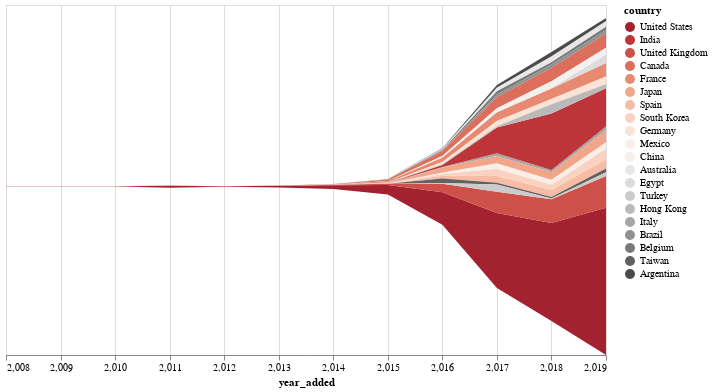

Source (notebook cell):
### Code cell
year_country = data2.groupby('year_added')['country'].value_counts().reset_index(name='counts')
year_country['top20'] = year_country['country'].apply(lambda x : x in top20_country.index)

year_country = year_country[(year_country['year_added'] >= 1990) & year_country['top20'] & (year_country['year_added'] < 2020)]

alt.Chart(year_country).mark_area().encode(
    alt.X('year_added'),
    alt.Y('counts:Q', stack='center', axis=None),
    alt.Color('country:N',
        scale=alt.Scale(scheme='redgrey'),
        sort=list(top20_country.index)
    ),
).properties(
    height=350,
    width=600
)

### Figure 1 — Vega-Lite specification as saved in the notebook (floating-point values rounded to 4 significant figures)
{"config": {"view": {"continuousWidth": 300, "continuousHeight": 300}}, "data": {"name": "data-94e6232e4685a2838ba88163d73199c3"}, "mark": {"type": "area"}, "encoding": {"color": {"field": "country", "scale": {"scheme": "redgrey"}, "sort": ["United States", "India", "United Kingdom", "Canada", "France", "Japan", "Spain", "South Korea", "Germany", "Mexico", "China", "Australia", "Egypt", "Turkey", "Hong Kong", "Italy", "Brazil", "Belgium", "Taiwan", "Argentina"], "type": "nominal"}, "x": {"field": "year_added", "type": "quantitative"}, "y": {"axis": null, "field": "counts", "stack": "center", "type": "quantitative"}}, "height": 350, "width": 600, "$schema": "https://vega.github.io/schema/vega-lite/v5.8.0.json", "datasets": {"data-94e6232e4685a2838ba88163d73199c3": [{"year_added": 2008, "country": "United States", "counts": 2, "top20": true}, {"year_added": 2009, "country": "United States", "counts": 1, "top20": true}, {"year_added": 2010, "country": "United States", "counts": 1, "top20": true}, {"year_added": 2011, "country": "United States", "counts": 12, "top20": true}, {"year_added": 2011, "country": "Spain", "counts": 1, "top20": true}, {"year_added": 2011, "country": "Mexico", "counts": 1, "top20": true}, {"year_added": 2011, "country": "France", "counts": 1, "top20": true}, {"year_added": 2012, "country": "United States", "counts": 3, "top20": true}, {"year_added": 2012, "country": "Mexico", "counts": 1, "top20": true}, {"year_added": 2013, "country": "United States", "counts": 10, "top20": true}, {"year_added": 2013, "country": "United Kingdom", "counts": 1, "top20": true}, {"year_added": 2013, "country": "Canada", "counts": 1, "top20": true}, {"year_added": 2014, "country": "United States", "counts": 23, "top20": true}, {"year_added": 2014, "country": "Canada", "counts": 4, "top20": true}, {"year_added": 2014, "country": "United Kingdom", "counts": 3, "top20": true}, {"year_added": 2014, "country": "Egypt", "counts": 1, "top20": true}, {"year_added": 2015, "country": "United States", "counts": 60, "top20": true}, {"year_added": 2015, "country": "France", "counts": 9, "top20": true}, {"year_added": 2015, "country": "United Kingdom", "counts": 8, "top20": true}, {"year_added": 2015, "country": "Canada", "counts": 8, "top20": true}, {"year_added": 2015, "country": "Australia", "counts": 5, "top20": true}, {"year_added": 2015, "country": "Belgium", "counts": 3, "top20": true}, {"year_added": 2015, "country": "Italy", "counts": 3, "top20": true}, {"year_added": 2015, "country": "Germany", "counts": 2, "top20": true}, {"year_added": 2015, "country": "Mexico", "counts": 1, "top20": true}, {"year_added": 2015, "country": "Japan", "counts": 1, "top20": true}, {"year_added": 2015, "country": "China", "counts": 1, "top20": true}, {"year_added": 2016, "country": "United States", "counts": 204, "top20": true}, {"year_added": 2016, "country": "United Kingdom", "counts": 54, "top20": true}, {"year_added": 2016, "country": "Canada", "counts": 31, "top20": true}, {"year_added": 2016, "country": "Japan", "counts": 31, "top20": true}, {"year_added": 2016, "country": "France", "counts": 29, "top20": true}, {"year_added": 2016, "country": "Taiwan", "counts": 29, "top20": true}, {"year_added": 2016, "country": "Spain", "counts": 17, "top20": true}, {"year_added": 2016, "country": "India", "counts": 14, "top20": true}, {"year_added": 2016, "country": "Germany", "counts": 14, "top20": true}, {"year_added": 2016, "country": "South Korea", "counts": 11, "top20": true}, {"year_added": 2016, "country": "China", "counts": 9, "top20": true}, {"year_added": 2016, "country": "Mexico", "counts": 9, "top20": true}, {"year_added": 2016, "country": "Australia", "counts": 9, "top20": true}, {"year_added": 2016, "country": "Turkey", "counts": 4, "top20": true}, {"year_added": 2016, "country": "Belgium", "counts": 4, "top20": true}, {"year_added": 2016, "country": "Hong Kong", "counts": 4, "top20": true}, {"year_added": 2016, "country": "Argentina", "counts": 3, "top20": true}, {"year_added": 2016, "country": "Italy", "counts": 3, "top20": true}, {"year_added": 2016, "country": "Brazil", "counts": 2, "top20": true}, {"year_added": 2017, "country": "United States", "counts": 471, "top20": true}, {"year_added": 2017, "country": "India", "counts": 163, "top20": true}, {"year_added": 2017, "country": "United Kingdom", "counts": 134, "top20": true}, {"year_added": 2017, "country": "Canada", "counts": 71, "top20": true}, {"year_added": 2017, "country": "France", "counts": 54, "top20": true}, {"year_added": 2017, "country": "Turkey", "counts": 45, "top20": true}, {"year_added": 2017, "country": "Japan", "counts": 45, "top20": true}, {"year_added": 2017, "country": "South Korea", "counts": 44, "top20": true}, {"year_added": 2017, "country": "Spain", "counts": 43, "top20": true}, {"year_added": 2017, "country": "Mexico", "counts": 36, "top20": true}, {"year_added": 2017, "country": "Germany", "counts": 33, "top20": true}, {"year_added": 2017, "country": "China", "counts": 25, "top20": true}, {"year_added": 2017, "country": "Australia", "counts": 24, "top20": true}, {"year_added": 2017, "country": "Belgium", "counts": 20, "top20": true}, {"year_added": 2017, "country": "Italy", "counts": 17, "top20": true}, {"year_added": 2017, "country": "Argentina", "counts": 16, "top20": true}, {"year_added": 2017, "country": "Brazil", "counts": 16, "top20": true}, {"year_added": 2017, "country": "Taiwan", "counts": 11, "top20": true}, {"year_added": 2017, "country": "Hong Kong", "counts": 8, "top20": true}, {"year_added": 2018, "country": "United States", "counts": 616, "top20": true}, {"year_added": 2018, "country": "India", "counts": 356, "top20": true}, {"year_added": 2018, "country": "United Kingdom", "counts": 148, "top20": true}, {"year_added": 2018, "country": "Canada", "counts": 84, "top20": true}, {"year_added": 2018, "country": "France", "counts": 66, "top20": true}, {"year_added": 2018, "country": "Hong Kong", "counts": 57, "top20": true}, {"year_added": 2018, "country": "Japan", "counts": 47, "top20": true}, {"year_added": 2018, "country": "Spain", "counts": 44, "top20": true}, {"year_added": 2018, "country": "China", "counts": 43, "top20": true}, {"year_added": 2018, "country": "Australia", "counts": 38, "top20": true}, {"year_added": 2018, "country": "Germany", "counts": 34, "top20": true}, {"year_added": 2018, "country": "South Korea", "counts": 33, "top20": true}, {"year_added": 2018, "country": "Mexico", "counts": 31, "top20": true}, {"year_added": 2018, "country": "Argentina", "counts": 27, "top20": true}, {"year_added": 2018, "country": "Brazil", "counts": 20, "top20": true}, {"year_added": 2018, "country": "Belgium", "counts": 14, "top20": true}, {"year_added": 2018, "country": "Italy", "counts": 14, "top20": true}, {"year_added": 2018, "country": "Taiwan", "counts": 9, "top20": true}, {"year_added": 2018, "country": "Turkey", "counts": 6, "top20": true}, {"year_added": 2018, "country": "Egypt", "counts": 3, "top20": true}, {"year_added": 2019, "country": "United States", "counts": 926, "top20": true}, {"year_added": 2019, "country": "India", "counts": 241, "top20": true}, {"year_added": 2019, "country": "United Kingdom", "counts": 199, "top20": true}, {"year_added": 2019, "country": "Canada", "counts": 90, "top20": true}, {"year_added": 2019, "country": "France", "counts": 84, "top20": true}, {"year_added": 2019, "country": "Japan", "counts": 78, "top20": true}, {"year_added": 2019, "country": "South Korea", "counts": 65, "top20": true}, {"year_added": 2019, "country": "Spain", "counts": 59, "top20": true}, {"year_added": 2019, "country": "Egypt", "counts": 54, "top20": true}, {"year_added": 2019, "country": "Germany", "counts": 49, "top20": true}, {"year_added": 2019, "country": "China", "counts": 42, "top20": true}, {"year_added": 2019, "country": "Mexico", "counts": 41, "top20": true}, {"year_added": 2019, "country": "Australia", "counts": 36, "top20": true}, {"year_added": 2019, "country": "Hong Kong", "counts": 25, "top20": true}, {"year_added": 2019, "country": "Taiwan", "counts": 24, "top20": true}, {"year_added": 2019, "country": "Turkey", "counts": 23, "top20": true}, {"year_added": 2019, "country": "Brazil", "counts": 22, "top20": true}, {"year_added": 2019, "country": "Italy", "counts": 21, "top20": true}, {"year_added": 2019, "country": "Belgium", "counts": 20, "top20": true}, {"year_added": 2019, "country": "Argentina", "counts": 20, "top20": true}]}}
